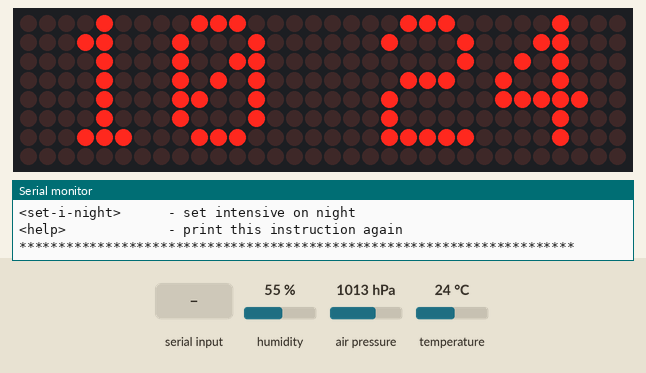
This sketch was run on a simulated Arduino Uno, built with avr-gcc and run on an emulated ATmega328P. On the bench: 32×8 LED matrix, the last lines printed to the serial monitor. Wiring (inferred from the names in the program): AHT10/20 sensor at I2C address 0x38; DS3231 clock at I2C address 0x68; BMP180 pressure sensor at I2C address 0x77. Inputs (shaded band) come from the test bench; at power-on: humidity 55 %, air pressure 1013 hPa, temperature 24 °C. The local clock reads 2024-03-15 10:24:30 at power-on unless the sketch sets it.

Above: at 2.5 s.
2.6 s: "set-time" received over Serial
At 5.4 s:
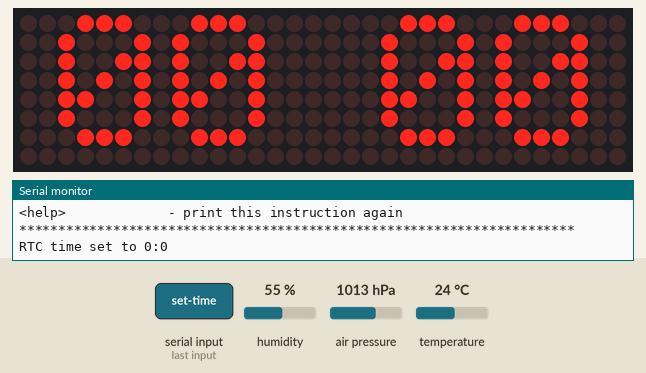
5.5 s: "get-time" received over Serial
At 8.8 s:
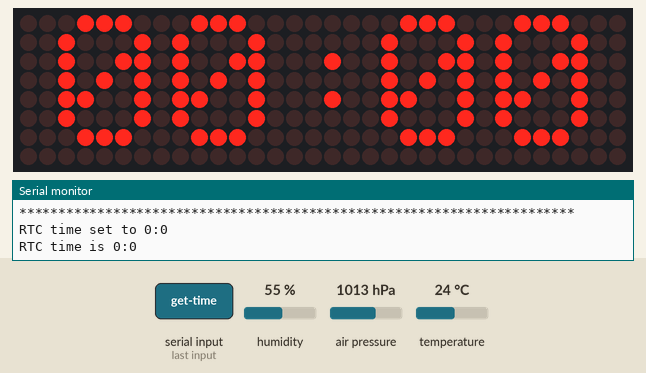
Timing chart, 0 to 10.3 s (numbered marks = the images above; inputs shaded):
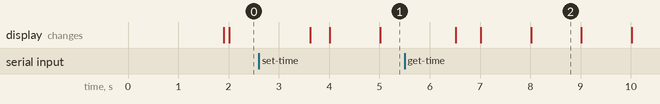

The sketch:

ClockWeather-v3.ino
```cpp
#include <Adafruit_GFX.h>     // Библиотека для работы с матрицей
#include <Adafruit_BMP085.h>  // Библиотека для датчика bmp180
#include <Max72xxPanel.h>     // Библиотека для работы с max7219
#include <Wire.h>             // Библиотека для работы с I2C устройствами
#include <Thinary_AHT10.h>    // Библиотека для датчика aht10
#include <RTClib.h>           // Бибилотека для DS3231


#define BTN_MODE 3 // Пин кнопки перехода в настройки
#define BTN_PLUS 4 // Пин кнопки плюс
#define BTN_MINUS 5 // Пин кнопки минус

RTC_DS3231 rtc; // Связываем объект clock с бибилиотекой ds3231
AHT10Class AHT10;
Adafruit_BMP085 bmp;// Объявляем переменную для доступа к SFE_BMP180


/*Переменные*/
uint32_t timeTimer;
int in_H, in_M;
long clkTime = 0, dotTime = 0;
int  dots = 0;
byte del=0;
int offset=1,refresh=0;
int jday = 3,jnight = 0;
int pinCS = 10; // Подключение пина CS
int numberOfHorizontalDisplays = 4; // Количество светодиодных матриц по Горизонтали
int numberOfVerticalDisplays = 1; // Количество светодиодных матриц по Вертикали
Max72xxPanel matrix = Max72xxPanel(pinCS, numberOfHorizontalDisplays, numberOfVerticalDisplays);
int wait = 50; // скорость бегущей строки
int spacer = 2;
int width = 5 + spacer; // Регулируем расстояние между символами
String mesyc = " ";
boolean clock_state;

//Переменные для вычисления погоды
boolean wake_flag;
unsigned long pressure, aver_pressure, pressure_array[6], time_array[6];
unsigned long sumX, sumY, sumX2, sumXY;
float a, b;
int delta, sleep_count;
int dispRain, count_work;


void setup(){
  Serial.begin(9600);
   bmp.begin(BMP085_ULTRAHIGHRES);  // включить датчик bmp180
   AHT10.begin(eAHT10Address_Low);  // включить датчик aht10

   // проверка RTC
  if (rtc.begin()) {
    Serial.println("RTC OK");
    clock_state = true;
  } else {
    Serial.println("RTC ERROR");
    clock_state = false;
  }
   // начальные координаты матриц 8*8
  matrix.setRotation(0, 1);        // 1 матрица
  matrix.setRotation(1, 1);        // 2 матрица
  matrix.setRotation(2, 1);        // 3 матрица
  matrix.setRotation(3, 1);        // 4 матрица

  // Находим первое средние значение для для давоения
  pressure = aver_sens();          // найти текущее давление по среднему арифметическому
  for (byte i = 0; i < 6; i++) {   // счётчик от 0 до 5
    pressure_array[i] = pressure;  // забить весь массив текущим давлением
    time_array[i] = i;             // забить массив времени числами 0 - 5
  }
  wake_flag = 1; // Первый вывод затем просчет больше не нужен
  sleep_count = 0;
  help();   // вывод текстового меню
  timeTimer = 60000;    // искусственно переполнить таймер времени,
}
void help() {
  Serial.println(F("***********************************************************************"));
  Serial.println(F("Welcome to ServoClock by AlexGyver! You can use serial commands:"));
  Serial.println(F("<set-time HH:MM>   - set time (example: set-time 01:20)"));
  Serial.println(F("<get-time>         - return RTC time"));
  Serial.println(F("<set-i-day>        - set intensive on day"));
  Serial.println(F("<set-i-night>      - set intensive on night"));
  Serial.println(F("<help>             - print this instruction again"));
  Serial.println(F("***********************************************************************"));
}

void loop(){
  serialTick();     // обработка команд из порта
  // тут делаем линейную аппроксимацию для предсказания погоды
    if (wake_flag) {
      pressure = aver_sens();                          // найти текущее давление по среднему арифметическому
      for (byte i = 0; i < 5; i++) {                   // счётчик от 0 до 5 (да, до 5. Так как 4 меньше 5)
        pressure_array[i] = pressure_array[i + 1];     // сдвинуть массив давлений КРОМЕ ПОСЛЕДНЕЙ ЯЧЕЙКИ на шаг назад
      }
      pressure_array[5] = pressure;                    // последний элемент массива теперь - новое давление;
      sumX = 0;
      sumY = 0;
      sumX2 = 0;
      sumXY = 0;
      for (int i = 0; i < 6; i++) {                    // для всех элементов массива
        sumX += time_array[i];
        sumY += (long)pressure_array[i];
        sumX2 += time_array[i] * time_array[i];
        sumXY += (long)time_array[i] * pressure_array[i];
      }
       delay(300);
      a = 0;
      a = (long)6 * sumXY;             // расчёт коэффициента наклона приямой
      a = a - (long)sumX * sumY;
      a = (float)a / (6 * sumX2 - sumX * sumX);
      delta = a * 6;      // расчёт изменения давления
      dispRain = map(delta, -250, 250, 100, -100);  // пересчитать в проценты
      wake_flag = 0;
    }

    if(millis()-clkTime > 35000 && !del && dots) { //каждые 15 секунд запускаем бегущую строку
      sleep_count++; // Каждые 15 секунд прибавляем
      if (sleep_count >= 45) {  // Если общее время сна больше примерно 10 мин то открываем флаг для просчета вероятности изменения погоды
        wake_flag = 1;          // рарешить выполнение расчета
        sleep_count = 0;        // обнулить счетчик
      }
        //Бегущая строка
        ScrollText(utf8rus(mesyc+"Температура"+AHT10.GetTemperature()+"C Влажность "+AHT10.GetHumidity()+"%" + "Давление " + bmp.readPressure()/133.322 + "мм.рт.ст." + "Погода"+dispRain+"%")); //тут текст строки, потом будет погода и т.д.
        clkTime = millis(); // Получаем количество миллисекунд
    }
    oclock();
    if(millis()-dotTime > 500) {
     dotTime = millis();
     dots = !dots;
    }
}


/*Функция вывода времени на матрицу*/
void oclock() {
    matrix.fillScreen(LOW);
    int y = (matrix.height() - 8) / 2; // Центрируем текст по Вертикали
    DateTime now = rtc.now();

    in_H = now.hour();// Получаем час из rtc
    in_M = now.minute();// Получаем минуты из rtc
    if(now.second() & 1){matrix.drawChar(14, y, (String(":"))[0], HIGH, LOW, 1);} //каждую четную секунду печатаем двоеточие по центру (чтобы мигало)
    else{matrix.drawChar(14, y, (String(" "))[0], HIGH, LOW, 1);}
    String hour1 = String (in_H/10); // десятки часов
    String hour2 = String (in_H%10); // единицы часов
    String min1 = String (in_M/10); // десятки минут
    String min2 = String (in_M%10); // единицы минут
     int xh = 2;
     int xm = 19;
    matrix.drawChar(xh, y, hour1[0], HIGH, LOW, 1); //Выводим десятки часов
    matrix.drawChar(xh+6, y, hour2[0], HIGH, LOW, 1); //Выводим единицы часов
    matrix.drawChar(xm, y, min1[0], HIGH, LOW, 1); // Выводим десятки минут
    matrix.drawChar(xm+6, y, min2[0], HIGH, LOW, 1); // Выводим есдиницы  мынут
    if (in_H >= 6 && in_H < 23) {
        matrix.setIntensity(jday); //Адаптивная подстветка для дня
    }
    else {
       matrix.setIntensity(jnight); //Адаптивная подстветка для ночи
    }
     matrix.write(); // Вывод на диспей
}
/*Функия скролла для матрицы*/
void ScrollText (String text){
    for ( int i = 0 ; i < width * text.length() + matrix.width() - 1 - spacer; i++ ) {
    if (refresh==1) i=0;
    refresh=0;
    matrix.fillScreen(LOW);
    int letter = i / width;
    int x = (matrix.width() - 1) - i % width;
    int y = (matrix.height() - 8) / 2; // Центрируем текст по Вертикали

    while ( x + width - spacer >= 0 && letter >= 0 ) {
      if ( letter < text.length() ) {
        matrix.drawChar(x, y, text[letter], HIGH, LOW, 1);
      }
      letter--;
      x -= width;
    }
    matrix.write(); // Вывод на дисплей
    delay(wait);
  }
}
/*Функция простого вывода любого текста*/
String utf8rus(String source)
{
  int i,k;
  String target;
  unsigned char n;
  char m[2] = { '0', '\0' };

  k = source.length(); i = 0;

  while (i < k) {
    n = source[i]; i++;

    if (n >= 0xC0) {
      switch (n) {
        case 0xD0: {
          n = source[i]; i++;
          if (n == 0x81) { n = 0xA8; break; }
          if (n >= 0x90 && n <= 0xBF) n = n + 0x30-1;
          break;
        }
        case 0xD1: {
          n = source[i]; i++;
          if (n == 0x91) { n = 0xB8; break; }
          if (n >= 0x80 && n <= 0x8F) n = n + 0x70-1;
          break;
        }
      }
    }
    m[0] = n; target = target + String(m);
  }
return target;
}
/*Функция для определения срден арифметического для давления*/
long aver_sens() {
  pressure = 0;
  for (byte i = 0; i < 10; i++) {
    pressure += bmp.readPressure();
  }
  aver_pressure = pressure / 10;
  return aver_pressure;
}

// опросчик и парсер сериал
void serialTick() {
  if (Serial.available() > 0) {
    String buf = Serial.readString();
    if (buf.startsWith("set-time")) {    // set-time 01:20
      int newH = buf.substring(9, 11).toInt();
      int newM = buf.substring(12, 14).toInt();
      if (newH >= 0 && newH <= 23 && newM >= 0 && newM <= 59) {
        rtc.adjust(DateTime(2012, 21, 12, newH, newM, 0));
        timeTimer = 60000 + millis();
        Serial.print(F("RTC time set to "));
        Serial.print(newH); Serial.print(":"); Serial.println(newM);
      } else {
        Serial.println(F("Wrong value!"));
      }
    }
    else if (buf.startsWith("get-time")) {
      Serial.print(F("RTC time is "));
      DateTime now = rtc.now();
      Serial.print(now.hour()); Serial.print(":"); Serial.println(now.minute());
    }
    else if (buf.startsWith("set-i-day")) {
      jday = buf.substring(10, 12).toInt();
    }
    else if (buf.startsWith("set-i-night")) {
      jnight = buf.substring(11, 13).toInt();
    }
    if (buf.startsWith("help")) {
      help();
    }
  }
}
```

Measured:
- after the input at 2.6 s, the display: changes after 1.0 s (image 1)
- what the display in image 2 shows lasts 1.0 s, from 8.0 s to 9.0 s
